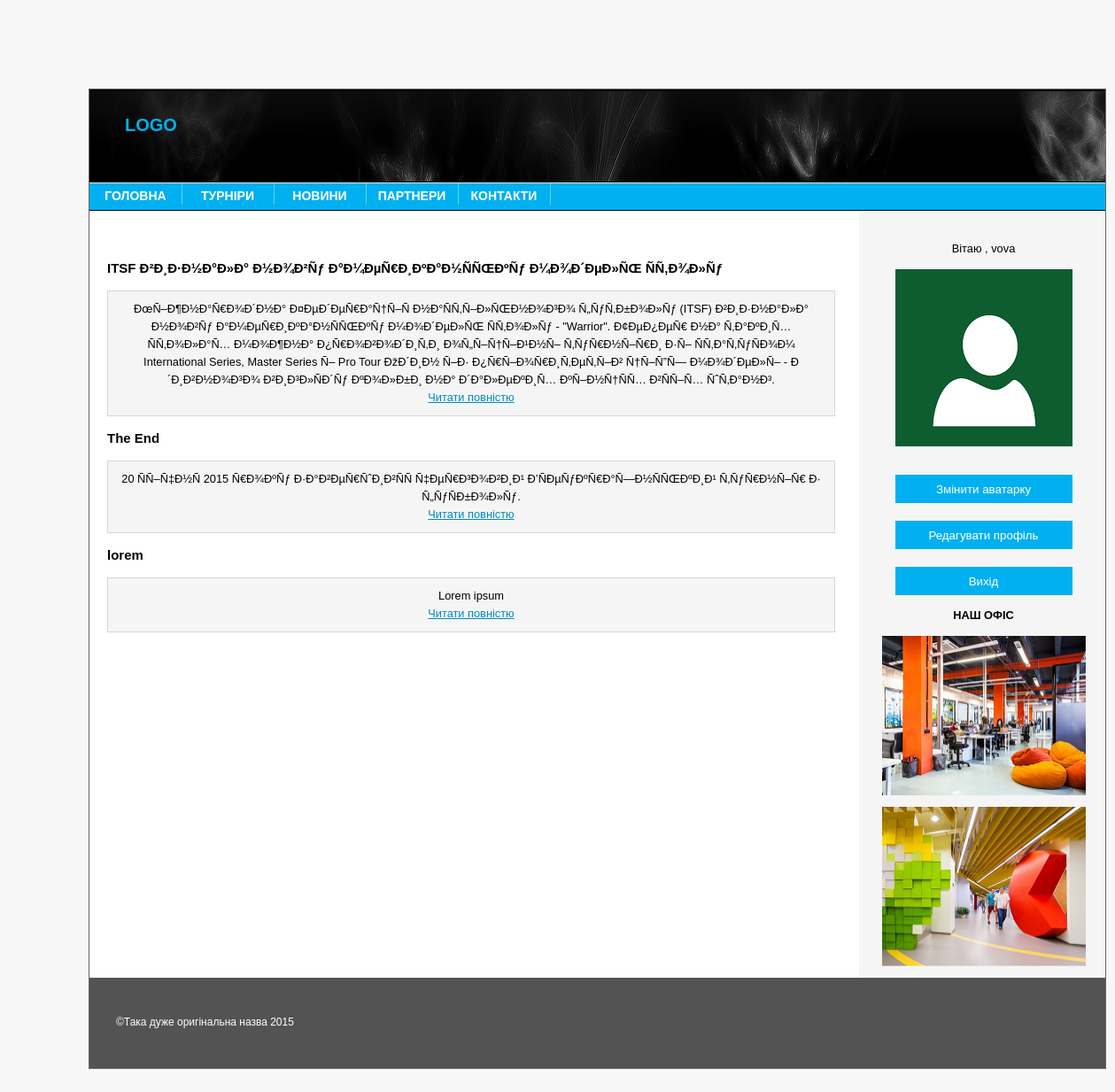
/news.php (signed in), run on the app's committed database.
### tables this page shows
CREATE TABLE `articles` (
  `id` int(11) UNSIGNED NOT NULL,
  `title` text NOT NULL,
  `introtext` text NOT NULL,
  `fulltext` text NOT NULL
);

### phpcode/script_php.php (the view, shortened to what this page needs)
<?php
class DBconnector
{
    function connectDB()
    {
        return new mysqli('localhost', 'user1', '', 'mysite');
    }
    function getAllArticles()
    {
        $db = $this->connectDB();
        $sql = "SELECT * FROM `articles`";
        $result = $db->query($sql);
        if ($result != false) {
            while ($result_set = $result->fetch_array())
            {
                echo "<h3>" . $result_set['title'] . "</h3>";
                echo "<p>" . $result_set['introtext'] . "<br><a href='read_full_text.php?$result_set[id]'>Читати повністю</a>";
            }
        }
    }
}

### style.css (style rules this page uses)
a { color:#018BC1; }
#text p { text-align: center; width: 800px; padding:10px; border:1px solid #d7d7d7; background-color: #f5f5f5; }
#sidebar { text-align: center; margin-right: 0px; float:right; width:235px; padding: 0 20px 0 10px; }
#sidebar a { color: #ffffff; text-decoration: none; }

### data on the page
articles: title "ITSF Ð²Ð¸Ð·Ð½Ð°Ð»Ð° Ð½Ð¾Ð²Ñƒ Ð°Ð¼ÐµÑ€Ð¸ÐºÐ°Ð½ÑÑŒÐºÑƒ Ð¼Ð¾Ð´ÐµÐ»ÑŒ ÑÑ‚Ð¾Ð»Ñƒ", introtext "ÐœÑ–Ð¶Ð½Ð°Ñ€Ð¾Ð´Ð½Ð° Ð¤ÐµÐ´ÐµÑ€Ð°Ñ†Ñ–Ñ Ð½Ð°ÑÑ‚Ñ–Ð»ÑŒÐ½Ð¾Ð³Ð¾ Ñ„ÑƒÑ‚Ð±Ð¾Ð»Ñƒ (ITSF) Ð²Ð¸Ð·Ð½Ð°Ð»Ð° Ð½Ð¾Ð²Ñƒ Ð°Ð¼ÐµÑ€Ð¸ÐºÐ°Ð½ÑÑŒÐºÑƒ Ð¼Ð¾Ð´ÐµÐ»ÑŒ ÑÑ‚Ð¾Ð»Ñƒ - \"Warrior\". Ð¢ÐµÐ¿ÐµÑ€ Ð½Ð° Ñ‚Ð°ÐºÐ¸Ñ… ÑÑ‚Ð¾Ð»Ð°Ñ… Ð¼Ð¾Ð¶Ð½Ð° Ð¿Ñ€Ð¾Ð²Ð¾Ð´Ð¸Ñ‚Ð¸ Ð¾Ñ„Ñ–Ñ†Ñ–Ð¹Ð½Ñ– Ñ‚ÑƒÑ€Ð½Ñ–Ñ€Ð¸ Ð·Ñ– ÑÑ‚Ð°Ñ‚ÑƒÑÐ¾Ð¼ International Series, Master Series Ñ– Pro Tour ÐžÐ´Ð¸Ð½ Ñ–Ð· Ð¿Ñ€Ñ–Ð¾Ñ€Ð¸Ñ‚ÐµÑ‚Ñ–Ð² Ñ†Ñ–Ñ”Ñ— Ð¼Ð¾Ð´ÐµÐ»Ñ– - Ð´Ð¸Ð²Ð½Ð¾Ð³Ð¾ Ð²Ð¸Ð³Ð»ÑÐ´Ñƒ ÐºÐ¾Ð»Ð±Ð¸ Ð½Ð° Ð´Ð°Ð»ÐµÐºÐ¸Ñ… ÐºÑ–Ð½Ñ†ÑÑ… Ð²ÑÑ–Ñ… ÑˆÑ‚Ð°Ð½Ð³."
articles: title "The End", introtext "20 ÑÑ–Ñ‡Ð½Ñ 2015 Ñ€Ð¾ÐºÑƒ Ð·Ð°Ð²ÐµÑ€ÑˆÐ¸Ð²ÑÑ Ñ‡ÐµÑ€Ð³Ð¾Ð²Ð¸Ð¹ Ð’ÑÐµÑƒÐºÑ€Ð°Ñ—Ð½ÑÑŒÐºÐ¸Ð¹ Ñ‚ÑƒÑ€Ð½Ñ–Ñ€ Ð· Ñ„ÑƒÑÐ±Ð¾Ð»Ñƒ."
articles: title "lorem", introtext "Lorem ipsum"

### other printed values
$_SESSION['login'] "vova"
